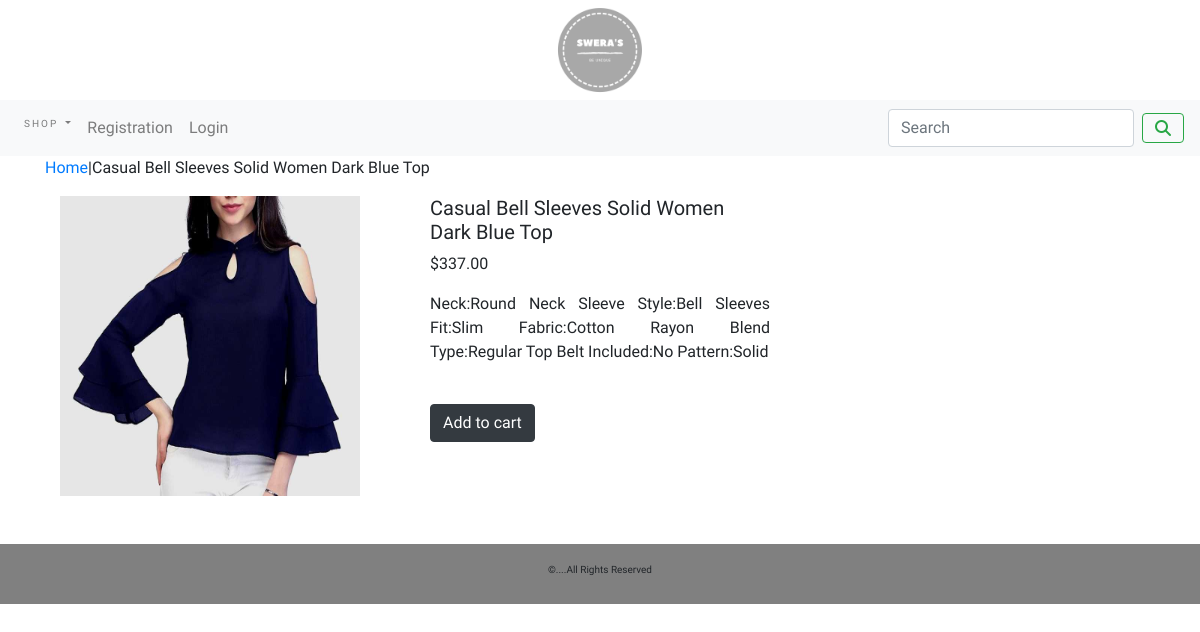
The app's page /women-dress/casual-bell-sleeves-solid-women-dark-blue-top/ with its own data.
### ecommerce_app/models.py (models this page shows, shortened)
class Product(models.Model):
    name = models.CharField(max_length=250, unique=True)
    slug = models.SlugField(max_length=250, unique=True)
    desc = models.TextField(blank=True)
    img = models.ImageField(upload_to='category', blank=True)
    category=models.ForeignKey(Category,on_delete=models.CASCADE)
    price=models.DecimalField(max_digits=10,decimal_places=2)
    stock=models.IntegerField()
    available=models.BooleanField(default=True)
    created=models.DateTimeField(auto_now=True)
    updated=models.DateTimeField(auto_now=True)
    class Meta:
        ordering = ('name',)
        verbose_name = 'product'
        verbose_name_plural = 'products'

### ecommerce_app/views.py (the view)
# urls.py: path('<slug:c_slug>/<slug:product_slug>/', views.ProdCatDetail, name='ProdCatDetail')
def ProdCatDetail(request,c_slug,product_slug):
    try:
        product=Product.objects.get(category__slug=c_slug,slug=product_slug)
    except Exception as e:
        raise e
    return render(request,'product.html',{'product':product})

### cart/context_processors.py (called while the page is built)
def counter(request):
    item_count=0
    if 'admin' in request.path:
        return {}
    else:
        try:
            cart=Cart.objects.filter(cart_id=_cart_id(request))
            cart_items=CartItem.objects.all().filter(cart=cart[:1])
            for cart_item in cart_items:
                item_count += cart_item.quantity
        except Cart.DoesNotExist:
            item_count=0
        return dict(item_count=item_count)

### cart/views.py (called while the page is built)
def _cart_id(request):
    cart=request.session.session_key
    if not cart:
        cart=request.session.create()
    return cart

### ecommerce_app/context_processors.py (called while the page is built)
def menu_links(request):
    links=Category.objects.all()
    return dict(links=links)

### ecommerce_app/models.py (called while the page is built)
    def get_url(self):
            return reverse("products_by_category",args=[self.slug])

### templates/product.html (shortened to what this page needs)
{% extends 'base.html' %}
{% load static %}
{% block content %}
<div class="container">
    <div class="row">
    <div class="col-md-8">
        <div class="banner">
           <p><a href="{% url 'allProdCat' %}">Home</a>|<a href="{{product.category.get_url}}"></a>{{product.name}} </p>
        </div>
    </div>
</div>
    <div class="row mx-auto">
        <div class="col-md-4 ">
            <img class="align-self-center mr-3" src="{{product.img.url}}" alt="Generic placeholder image" style="width:300px;height:300px">
        </div>
        <div class="col-md-4 ">
         <h5 class="mt-0">{{product.name}}</h5>
    <p>${{product.price}}</p>
    <p class="text-justify">{{product.desc}}</p>
      {% if product.stock <= 0 %}
      <p><b>out of stock</b></p>
      {% else %}
      <br>
      <a href="{% url 'cart:add_cart' product.id %}" class="btn btn-dark">Add to cart</a>
      {% endif %}
        </div>
    </div>
</div>
{% endblock %}

### static/css/custom.css (style rules this page uses)
body { font-family: 'Benne', serif; }

### records on screen
Product: name "Casual Bell Sleeves Solid Women Dark Blue Top", img (picture), price "337.00", desc "Neck:Round Neck Sleeve Style:Bell Sleeves Fit:Slim Fabric:Cotton Rayon Blend Type:Regular Top Belt Included:No Pattern:Solid"
